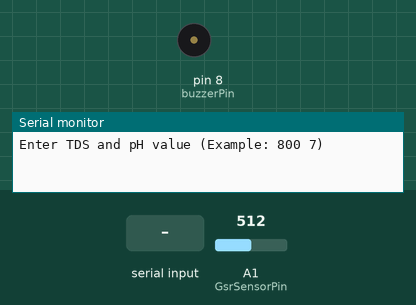
Recording of a sketch running on a simulated Arduino Uno, built with avr-gcc and run on an emulated ATmega328P. Shown: buzzer (waves = sounding), the last lines printed to the serial monitor. The test bench sets the inputs (shaded band); at power-on: A1 (GsrSensorPin) = 512.

Above: at 1.2 s.
1.3 s: "90,45\n" received over Serial
At 2.6 s:
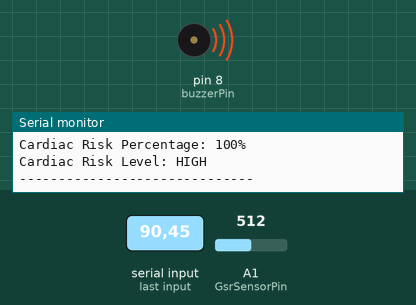
2.9 s: A1 (GsrSensorPin) set to 340
5.1 s: "30,150\n" received over Serial
6.6 s: A1 (GsrSensorPin) set to 360
Timing chart, 0 to 9.1 s (numbered marks = the images above; inputs shaded):
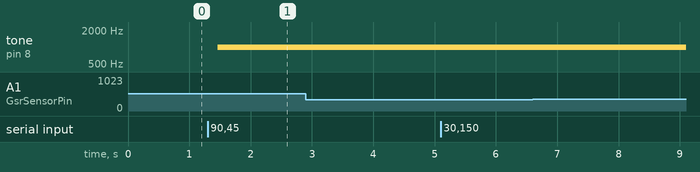

The sketch:

sensors.ino
```cpp
#include "config.h"

float tdsValue = 0;
float phValue = 0;

void readSimulatedInputs() {
  tdsValue = Serial.parseFloat();
  phValue = Serial.parseFloat();
}

int readGSR() {
  return analogRead(GsrSensorPin);
}
```

buzzer.ino
```cpp
#include "config.h"

void setupBuzzer() {
  pinMode(buzzerPin, OUTPUT);
  noTone(buzzerPin);
}

void triggerBuzzer(int riskPercent) {
  if (riskPercent >= 40) {
    tone(buzzerPin, 1000);
  } else {
    noTone(buzzerPin);
  }
}
```

display.ino
```cpp
void displaySensorValues(float tds, float ph, int gsr) {
  Serial.println("---- Input Received ----");

  Serial.print("TDS: ");
  Serial.print(tds);
  Serial.println(" ppm");

  Serial.print("pH: ");
  Serial.println(ph);

  Serial.print("GSR: ");
  Serial.println(gsr);
}

void displayStatus(bool tdsAbnormal, bool phAbnormal, bool gsrAbnormal) {
  Serial.println(tdsAbnormal ? "TDS Status: ABNORMAL" : "TDS Status: NORMAL");
  Serial.println(phAbnormal  ? "pH Status: ABNORMAL"  : "pH Status: NORMAL");
  Serial.println(gsrAbnormal ? "GSR Status: ABNORMAL" : "GSR Status: NORMAL");
}

void displayRisk(int riskPercent, String riskLevel) {
  Serial.print("Cardiac Risk Percentage: ");
  Serial.print(riskPercent);
  Serial.println("%");

  Serial.print("Cardiac Risk Level: ");
  Serial.println(riskLevel);

  Serial.println("------------------------------");
}
```

main.ino
```cpp
#include "config.h"

void setup() {
  Serial.begin(9600);
  setupBuzzer();
  Serial.println("Enter TDS and pH value (Example: 800 7)");
}

void loop() {
  if (Serial.available() > 0) {
    readSimulatedInputs();

    int gsrValue = readGSR();

    displaySensorValues(tdsValue, phValue, gsrValue);

    bool tdsAbnormal = isTdsAbnormal(tdsValue);
    bool phAbnormal  = isPhAbnormal(phValue);
    bool gsrAbnormal = isGsrAbnormal(gsrValue);

    displayStatus(tdsAbnormal, phAbnormal, gsrAbnormal);

    int riskPercent  = calculateRiskPercent(tdsAbnormal, phAbnormal, gsrAbnormal);
    String riskLevel = getRiskLevel(riskPercent);

    displayRisk(riskPercent, riskLevel);
    triggerBuzzer(riskPercent);
  }
}
```

risk.ino
```cpp
#include "config.h"

bool isTdsAbnormal(float tds) {
  return (tds < TDS_MIN || tds > TDS_MAX);
}

bool isPhAbnormal(float ph) {
  return (ph < PH_MIN || ph > PH_MAX);
}

bool isGsrAbnormal(int gsr) {
  return (gsr < GSR_MIN || gsr > GSR_MAX);
}

int calculateRiskPercent(bool tdsAbnormal, bool phAbnormal, bool gsrAbnormal) {
  int risk = 0;
  if (tdsAbnormal) risk += 35;
  if (phAbnormal)  risk += 35;
  if (gsrAbnormal) risk += 30;
  return risk;
}

String getRiskLevel(int riskPercent) {
  if (riskPercent >= 80) return "HIGH";
  if (riskPercent >= 40) return "MODERATE";
  return "LOW";
}
```

config.h
```cpp
// ----------- PINS -----------
#define GsrSensorPin A1
#define buzzerPin 8

// ----------- NORMAL RANGE -----------
#define TDS_MIN 500
#define TDS_MAX 1500

#define PH_MIN 6.5
#define PH_MAX 7.5

#define GSR_MIN 250
#define GSR_MAX 350
```

Measured:
- after the input at 1.3 s, tone on pin 8 (buzzerPin): silent → 1000 Hz after 0.16 s
